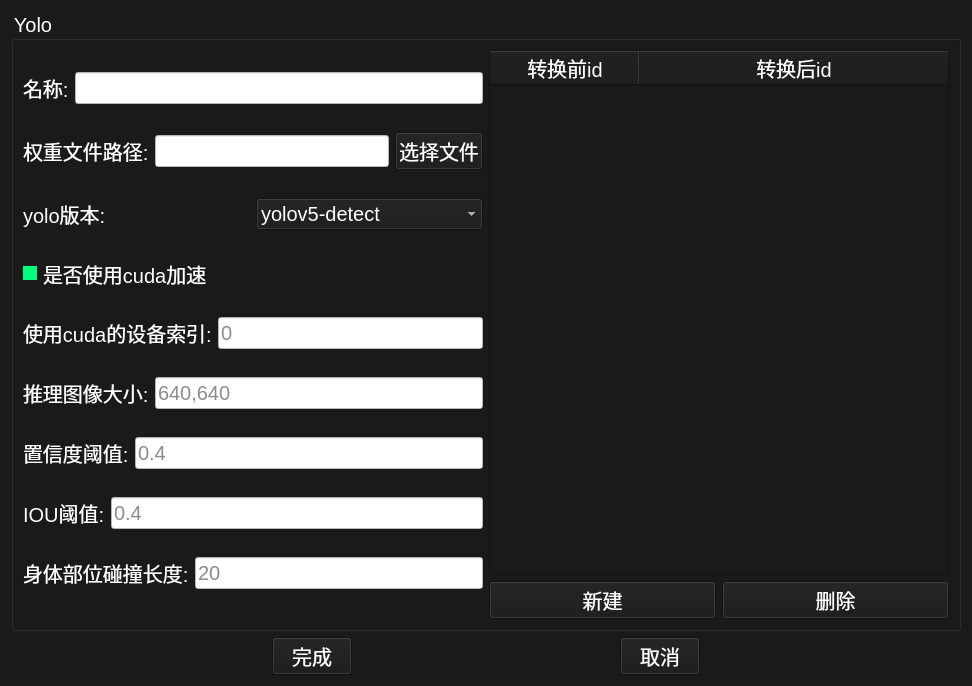
<?xml version="1.0" encoding="UTF-8"?>
<ui version="4.0">
 <class>hzd::YoloConfigPage</class>
 <widget class="QWidget" name="hzd::YoloConfigPage">
  <property name="geometry">
   <rect>
    <x>0</x>
    <y>0</y>
    <width>972</width>
    <height>686</height>
   </rect>
  </property>
  <property name="windowTitle">
   <string>YoloConfigPage</string>
  </property>
  <property name="styleSheet">
   <string notr="true">QWidget{
background-color:rgb(26,26,26);
color:white;
font-size:20px;
}
QLineEdit {
background-color:white;
color:rgb(26,26,26);
}
QCheckBox { 
    background-color: transparent; 
} 

QCheckBox::indicator:unchecked { 
    background-color: #FFFFFF; 
} 
 
QCheckBox::indicator:checked { 
    background-color: rgb(0, 255, 127); 
} 
 
QCheckBox::indicator:checked:hover { 
    background-color: rgb(170, 255, 0); 
} </string>
  </property>
  <layout class="QVBoxLayout" name="verticalLayout_3">
   <item>
    <widget class="QGroupBox" name="groupBox">
     <property name="title">
      <string>Yolo</string>
     </property>
     <layout class="QHBoxLayout" name="horizontalLayout_11">
      <item>
       <layout class="QVBoxLayout" name="verticalLayout">
        <item>
         <layout class="QHBoxLayout" name="horizontalLayout_9">
          <item>
           <widget class="QLabel" name="label_8">
            <property name="text">
             <string>名称:</string>
            </property>
           </widget>
          </item>
          <item>
           <widget class="QLineEdit" name="lineEdit_7"/>
          </item>
         </layout>
        </item>
        <item>
         <layout class="QHBoxLayout" name="horizontalLayout">
          <item>
           <widget class="QLabel" name="label">
            <property name="text">
             <string>权重文件路径:</string>
            </property>
           </widget>
          </item>
          <item>
           <widget class="QLineEdit" name="lineEdit"/>
          </item>
          <item>
           <widget class="QPushButton" name="pushButton_3">
            <property name="text">
             <string>选择文件</string>
            </property>
           </widget>
          </item>
         </layout>
        </item>
        <item>
         <layout class="QHBoxLayout" name="horizontalLayout_2">
          <item>
           <widget class="QLabel" name="label_2">
            <property name="text">
             <string>yolo版本:</string>
            </property>
           </widget>
          </item>
          <item>
           <widget class="QComboBox" name="comboBox">
            <item>
             <property name="text">
              <string>yolov5-detect</string>
             </property>
            </item>
            <item>
             <property name="text">
              <string>yolov5-pose</string>
             </property>
            </item>
            <item>
             <property name="text">
              <string>yolov8-detect</string>
             </property>
            </item>
            <item>
             <property name="text">
              <string>yolov8-pose</string>
             </property>
            </item>
           </widget>
          </item>
         </layout>
        </item>
        <item>
         <widget class="QCheckBox" name="checkBox_2">
          <property name="text">
           <string>是否使用cuda加速</string>
          </property>
          <property name="checked">
           <bool>true</bool>
          </property>
         </widget>
        </item>
        <item>
         <layout class="QHBoxLayout" name="horizontalLayout_3">
          <item>
           <widget class="QLabel" name="label_3">
            <property name="text">
             <string>使用cuda的设备索引:</string>
            </property>
           </widget>
          </item>
          <item>
           <widget class="QLineEdit" name="lineEdit_2">
            <property name="placeholderText">
             <string>0</string>
            </property>
           </widget>
          </item>
         </layout>
        </item>
        <item>
         <layout class="QHBoxLayout" name="horizontalLayout_4">
          <item>
           <widget class="QLabel" name="label_4">
            <property name="text">
             <string>推理图像大小:</string>
            </property>
           </widget>
          </item>
          <item>
           <widget class="QLineEdit" name="lineEdit_3">
            <property name="placeholderText">
             <string>640,640</string>
            </property>
           </widget>
          </item>
         </layout>
        </item>
        <item>
         <layout class="QHBoxLayout" name="horizontalLayout_5">
          <item>
           <widget class="QLabel" name="label_5">
            <property name="text">
             <string>置信度阈值:</string>
            </property>
           </widget>
          </item>
          <item>
           <widget class="QLineEdit" name="lineEdit_4">
            <property name="placeholderText">
             <string>0.4</string>
            </property>
           </widget>
          </item>
         </layout>
        </item>
        <item>
         <layout class="QHBoxLayout" name="horizontalLayout_6">
          <item>
           <widget class="QLabel" name="label_6">
            <property name="text">
             <string>IOU阈值:</string>
            </property>
           </widget>
          </item>
          <item>
           <widget class="QLineEdit" name="lineEdit_5">
            <property name="placeholderText">
             <string>0.4</string>
            </property>
           </widget>
          </item>
         </layout>
        </item>
        <item>
         <layout class="QHBoxLayout" name="horizontalLayout_7">
          <item>
           <widget class="QLabel" name="label_7">
            <property name="text">
             <string>身体部位碰撞长度:</string>
            </property>
           </widget>
          </item>
          <item>
           <widget class="QLineEdit" name="lineEdit_6">
            <property name="placeholderText">
             <string>20</string>
            </property>
           </widget>
          </item>
         </layout>
        </item>
       </layout>
      </item>
      <item>
       <layout class="QVBoxLayout" name="verticalLayout_2">
        <item>
         <widget class="QTableWidget" name="tableWidget">
          <attribute name="horizontalHeaderDefaultSectionSize">
           <number>150</number>
          </attribute>
          <attribute name="horizontalHeaderHighlightSections">
           <bool>true</bool>
          </attribute>
          <attribute name="horizontalHeaderShowSortIndicator" stdset="0">
           <bool>false</bool>
          </attribute>
          <attribute name="horizontalHeaderStretchLastSection">
           <bool>true</bool>
          </attribute>
          <attribute name="verticalHeaderCascadingSectionResizes">
           <bool>false</bool>
          </attribute>
          <column>
           <property name="text">
            <string>转换前id</string>
           </property>
          </column>
          <column>
           <property name="text">
            <string>转换后id</string>
           </property>
          </column>
         </widget>
        </item>
        <item>
         <layout class="QHBoxLayout" name="horizontalLayout_8">
          <item>
           <widget class="QPushButton" name="pushButton">
            <property name="text">
             <string>新建</string>
            </property>
           </widget>
          </item>
          <item>
           <widget class="QPushButton" name="pushButton_2">
            <property name="text">
             <string>删除</string>
            </property>
           </widget>
          </item>
         </layout>
        </item>
       </layout>
      </item>
     </layout>
    </widget>
   </item>
   <item>
    <layout class="QHBoxLayout" name="horizontalLayout_10">
     <item>
      <spacer name="horizontalSpacer">
       <property name="orientation">
        <enum>Qt::Horizontal</enum>
       </property>
       <property name="sizeHint" stdset="0">
        <size>
         <width>40</width>
         <height>20</height>
        </size>
       </property>
      </spacer>
     </item>
     <item>
      <widget class="QPushButton" name="pushButton_4">
       <property name="text">
        <string>完成</string>
       </property>
      </widget>
     </item>
     <item>
      <spacer name="horizontalSpacer_2">
       <property name="orientation">
        <enum>Qt::Horizontal</enum>
       </property>
       <property name="sizeHint" stdset="0">
        <size>
         <width>40</width>
         <height>20</height>
        </size>
       </property>
      </spacer>
     </item>
     <item>
      <widget class="QPushButton" name="pushButton_5">
       <property name="text">
        <string>取消</string>
       </property>
      </widget>
     </item>
     <item>
      <spacer name="horizontalSpacer_3">
       <property name="orientation">
        <enum>Qt::Horizontal</enum>
       </property>
       <property name="sizeHint" stdset="0">
        <size>
         <width>40</width>
         <height>20</height>
        </size>
       </property>
      </spacer>
     </item>
    </layout>
   </item>
  </layout>
 </widget>
 <resources/>
 <connections/>
</ui>
